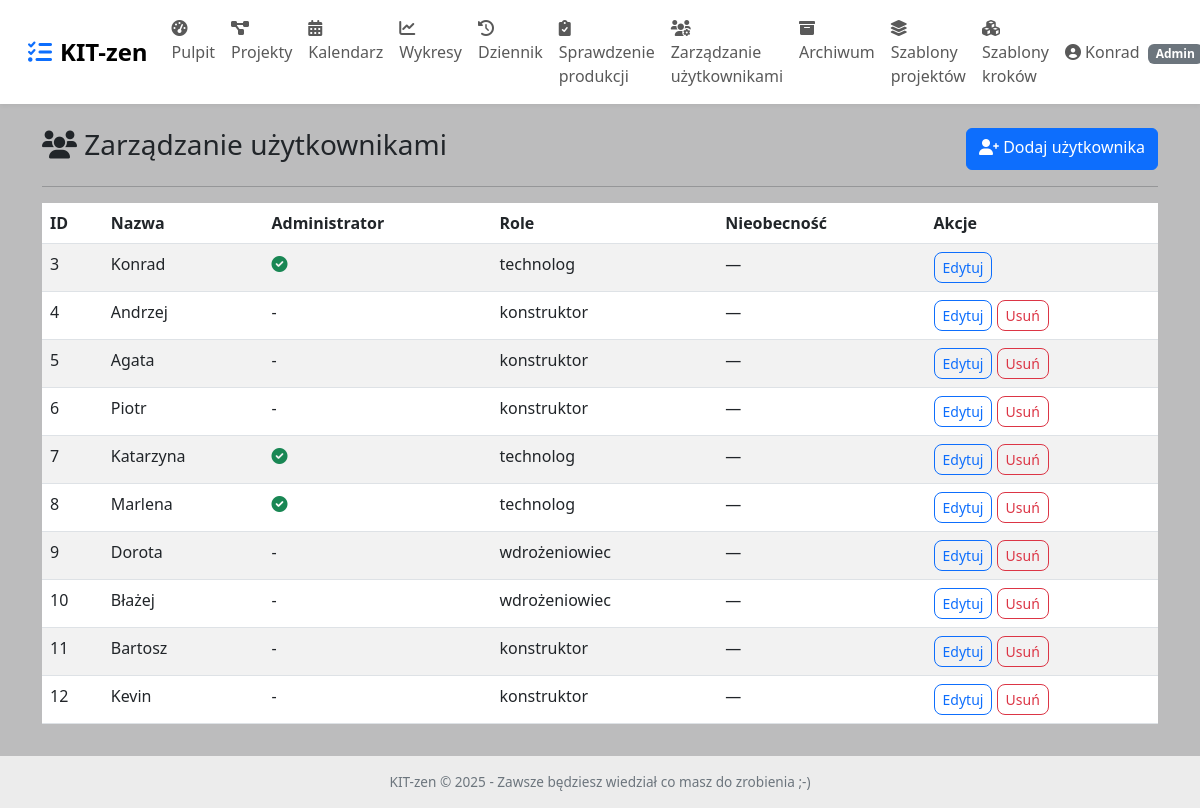
Before: /admin/users (signed in) with the older database file.
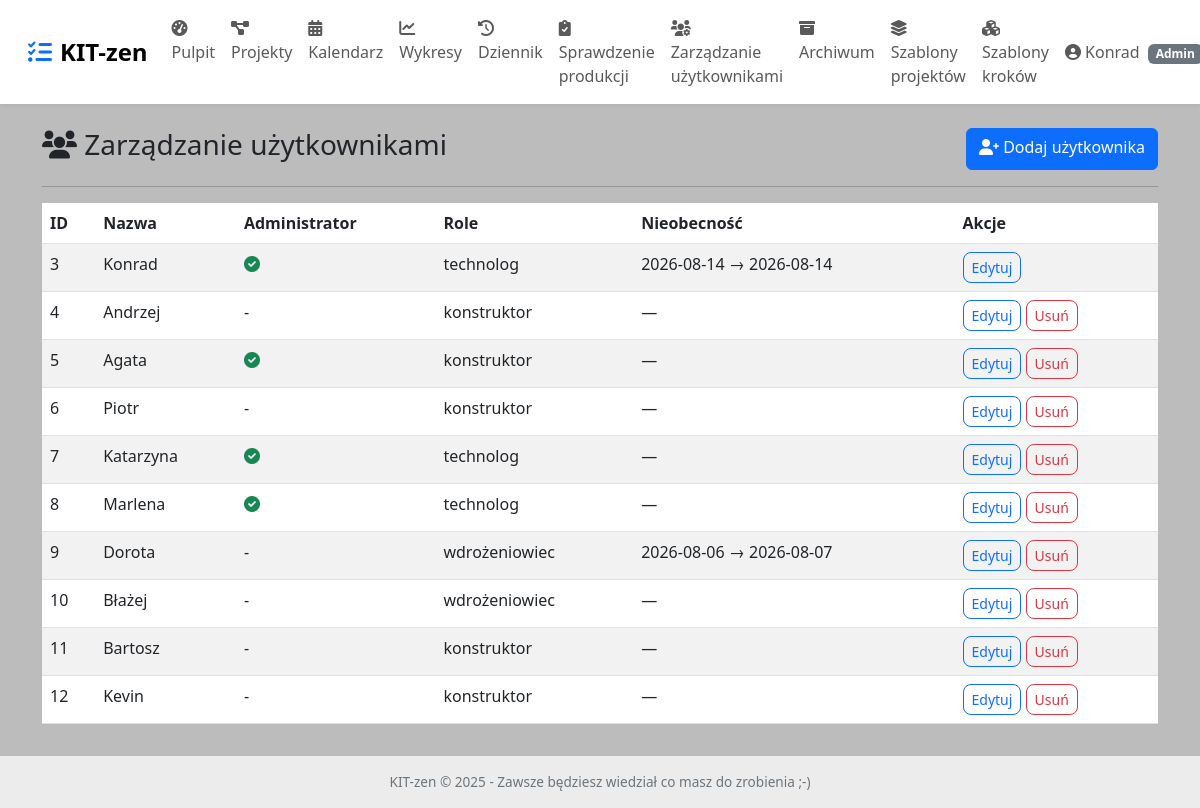
After: the same page with the newer database file.
### app7/kdeep/app.py (models this page shows, shortened)
class User(UserMixin, db.Model):
    __tablename__ = 'user'
    id = db.Column(db.Integer, primary_key=True)
    username = db.Column(db.String(80), unique=True, nullable=False)
    password = db.Column(db.String(200), nullable=False)
    is_admin = db.Column(db.Boolean, default=False)
    absence_start = db.Column(db.Date, nullable=True)
    absence_end = db.Column(db.Date, nullable=True)
    roles = db.relationship('Role', secondary=user_roles, backref=db.backref('users', lazy='dynamic'))

### app7/kdeep/app.py (the view)
@app.route('/admin/users')
@login_required
@admin_required
def admin_users():
    users = User.query.all()
    return render_template('admin_users.html', users=users)

### app7/kdeep/app.py (called while the page is built)
def admin_required(f):
    @wraps(f)
    def decorated_function(*args, **kwargs):
        if not current_user.is_authenticated or not current_user.is_admin:
            flash('Dostęp tylko dla administratora.', 'danger')
            return redirect(url_for('dashboard'))
        return f(*args, **kwargs)
    return decorated_function

@login_manager.user_loader
def load_user(user_id):
    return User.query.get(int(user_id))

### app7/kdeep/templates/admin_users.html
{% extends "base.html" %}
{% block content %}
<div class="d-flex justify-content-between">
    <h3><i class="fas fa-users"></i> Zarządzanie użytkownikami</h3>
    <a href="{{ url_for('add_user') }}" class="btn btn-primary"><i class="fas fa-user-plus"></i> Dodaj użytkownika</a>
</div>
<hr>
<table class="table table-striped table-hover">
    <thead>
        <tr><th>ID</th><th>Nazwa</th><th>Administrator</th><th>Role</th><th>Nieobecność</th><th>Akcje</th></tr>
    </thead>
    <tbody>
        {% for u in users %}
        <tr>
            <td>{{ u.id }}</td>
            <td>{{ u.username }}</td>
            <td>{% if u.is_admin %}<i class="fas fa-check-circle text-success"></i>{% else %}-{% endif %}</td>
            <td>{% for r in u.roles %}{{ r.name }}{% if not loop.last %}, {% endif %}{% endfor %}</td>
            <td>{% if u.absence_start %} {{ u.absence_start.strftime('%Y-%m-%d') }} → {{ u.absence_end.strftime('%Y-%m-%d') if u.absence_end else '' }}{% else %}—{% endif %}</td>
            <td>
                <a href="{{ url_for('edit_user', user_id=u.id) }}" class="btn btn-sm btn-outline-primary">Edytuj</a>
                {% if u.id != current_user.id %}
                <a href="{{ url_for('delete_user', user_id=u.id) }}" class="btn btn-sm btn-outline-danger" onclick="return confirm('Usunąć użytkownika?')">Usuń</a>
                {% endif %}
            </td>
        </tr>
        {% endfor %}
    </tbody>
</table>
{% endblock %}

### app7/kdeep/templates/base.html (shortened to what this page needs)
<!DOCTYPE html>
<html lang="pl">
<head>
    <link href="https://cdn.jsdelivr.net/npm/bootstrap@5.3.0/dist/css/bootstrap.min.css" rel="stylesheet">
    <link rel="stylesheet" href="https://cdnjs.cloudflare.com/ajax/libs/font-awesome/6.0.0/css/all.min.css">
</head>
<body>
<nav class="navbar navbar-expand-lg bg-white px-3 py-2">
    <div class="container-fluid">
        <a class="navbar-brand" href="{{ url_for('dashboard') }}">
            <i class="fas fa-tasks me-2 text-primary"></i>KIT-zen
        </a>
        <div class="collapse navbar-collapse" id="navbarMain">
            <ul class="navbar-nav me-auto mb-2 mb-lg-0">
                <li class="nav-item"><a class="nav-link" href="{{ url_for('dashboard') }}"><i class="fas fa-tachometer-alt"></i> Pulpit</a></li>
                <li class="nav-item"><a class="nav-link" href="{{ url_for('project_list') }}"><i class="fas fa-project-diagram"></i> Projekty</a></li>
                <li class="nav-item"><a class="nav-link" href="{{ url_for('calendar_view') }}"><i class="fas fa-calendar-alt"></i> Kalendarz</a></li>
                <li class="nav-item"><a class="nav-link" href="{{ url_for('charts') }}"><i class="fas fa-chart-line"></i> Wykresy</a></li>
                <li class="nav-item"><a class="nav-link" href="{{ url_for('view_logs') }}"><i class="fas fa-history"></i> Dziennik</a></li>
                {% if current_user.is_authenticated and (current_user.is_admin or current_user.has_role('technolog')) %}
                <li class="nav-item"><a class="nav-link" href="{{ url_for('sprawdzenie_produkcji') }}"><i class="fas fa-clipboard-check"></i> Sprawdzenie produkcji</a></li>
                {% endif %}
                {% if current_user.is_admin %}
                <li class="nav-item"><a class="nav-link" href="{{ url_for('admin_users') }}"><i class="fas fa-users-cog"></i> Zarządzanie użytkownikami</a></li>
                <li class="nav-item"><a class="nav-link" href="{{ url_for('archive') }}"><i class="fas fa-archive"></i> Archiwum</a></li>
                <li class="nav-item"><a class="nav-link" href="{{ url_for('list_project_templates') }}"><i class="fas fa-layer-group"></i> Szablony projektów</a></li>
                <li class="nav-item"><a class="nav-link" href="{{ url_for('list_step_templates') }}"><i class="fas fa-cubes"></i> Szablony kroków</a></li>
                {% endif %}
            </ul>
            <ul class="navbar-nav ms-auto">
                <li class="nav-item dropdown">
                    <a class="nav-link dropdown-toggle" href="#" id="userDropdown" role="button" data-bs-toggle="dropdown">
                        <i class="fas fa-user-circle"></i> {{ current_user.username }}
                        {% if current_user.is_admin %}<span class="badge bg-secondary ms-1">Admin</span>{% endif %}
                    </a>
                </li>
            </ul>
        </div>
    </div>
</nav>
<div class="container mt-4">
    {% block content %}{% endblock %}
</div>
<div class="footer">
    KIT-zen &copy; 2025 - Zawsze będziesz wiedział co masz do zrobienia ;-)
</div>
</body>
</html>

Changed rows visible on the page:
changed User "Konrad": absence_start (not shown) → "2026-08-14"; absence_end (not shown) → "2026-08-14"; absence_start "—" → "→"
changed User "Agata": no longer shows "-"
changed User "Dorota": absence_start (not shown) → "2026-08-06"; absence_end (not shown) → "2026-08-07"; absence_start "—" → "→"
